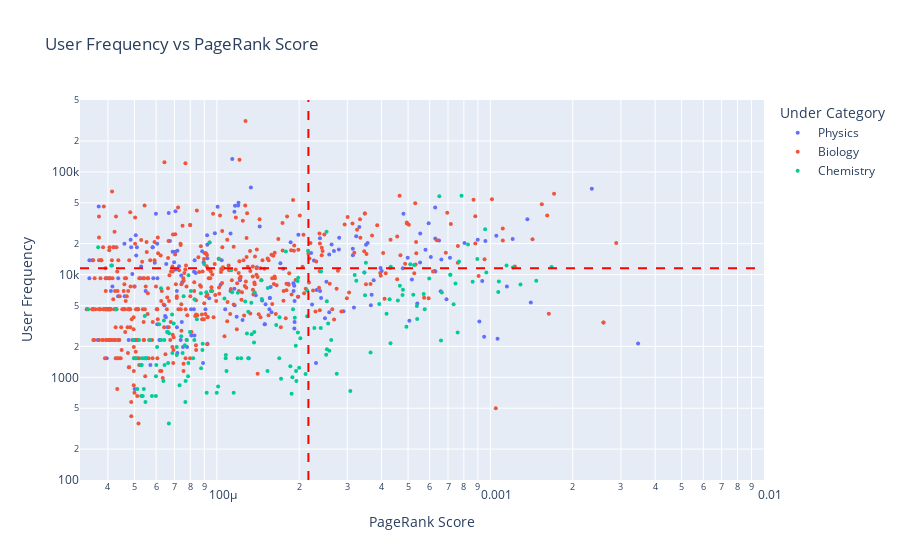

This figure's notebook cell:
### Markdown cell above
Observation
- The majority of articles with a smaller pagerank score that yet have above average frequency by users belong to the "Film" and "Computer and Video games" categories. Where the articles in question are big popcultural phenomenon such as Star Wars, Nintendo and Mario. Something that is not that suprising that people have good knowledge in. 
- Sports constitutes the biggest part of the articles in "Everyday life" that are in the lower right quadrant.

### Code cell
freVpr = get_pageVSfreq_data(data, df_hubs)
plot_pageVSfreq(freVpr, category='Science')

### Figure 1 — Plotly figure (JSON) as saved in the notebook; plotly's stock layout.template omitted (floating-point values rounded to 4 significant figures; data arrays with more than 128 entries replaced by an {"elided": "..."} marker saying what was removed)
{"data": [{"customdata": {"elided": "191x1 str values"}, "hovertemplate": "Under Category=Physics<br>PageRank Score=%{x}<br>User Frequency=%{y}<br>article_name=%{customdata[0]}<extra></extra>", "legendgroup": "Physics", "marker": {"color": "#636efa", "opacity": 1, "size": 4, "symbol": "circle"}, "mode": "markers", "name": "Physics", "orientation": "v", "showlegend": true, "type": "scatter", "x": {"elided": "191 float values"}, "xaxis": "x", "y": {"elided": "191 float values"}, "yaxis": "y"}, {"customdata": {"elided": "474x1 str values"}, "hovertemplate": "Under Category=Biology<br>PageRank Score=%{x}<br>User Frequency=%{y}<br>article_name=%{customdata[0]}<extra></extra>", "legendgroup": "Biology", "marker": {"color": "#EF553B", "opacity": 1, "size": 4, "symbol": "circle"}, "mode": "markers", "name": "Biology", "orientation": "v", "showlegend": true, "type": "scatter", "x": {"elided": "474 float values"}, "xaxis": "x", "y": {"elided": "474 float values"}, "yaxis": "y"}, {"customdata": {"elided": "175x1 str values"}, "hovertemplate": "Under Category=Chemistry<br>PageRank Score=%{x}<br>User Frequency=%{y}<br>article_name=%{customdata[0]}<extra></extra>", "legendgroup": "Chemistry", "marker": {"color": "#00cc96", "opacity": 1, "size": 4, "symbol": "circle"}, "mode": "markers", "name": "Chemistry", "orientation": "v", "showlegend": true, "type": "scatter", "x": {"elided": "175 float values"}, "xaxis": "x", "y": {"elided": "175 float values"}, "yaxis": "y"}], "layout": {"legend": {"title": {"text": "Under Category"}, "tracegroupgap": 0}, "shapes": [{"line": {"color": "red", "dash": "dash"}, "type": "line", "x0": 0.0002162, "x1": 0.0002162, "xref": "x", "y0": 0, "y1": 1, "yref": "y domain"}, {"line": {"color": "red", "dash": "dash"}, "type": "line", "x0": 0, "x1": 1, "xref": "x domain", "y0": 11500.0, "y1": 11500.0, "yref": "y"}], "title": {"text": "User Frequency vs PageRank Score"}, "xaxis": {"anchor": "y", "domain": [0, 1], "range": [-4.5, -2], "title": {"text": "PageRank Score"}, "type": "log"}, "yaxis": {"anchor": "x", "domain": [0, 1], "range": [2, 5.7], "title": {"text": "User Frequency"}, "type": "log"}}}
